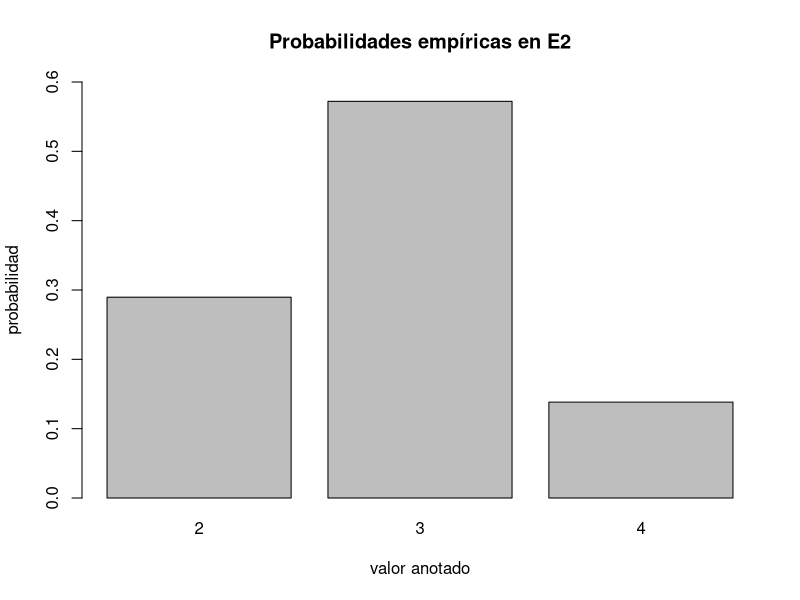
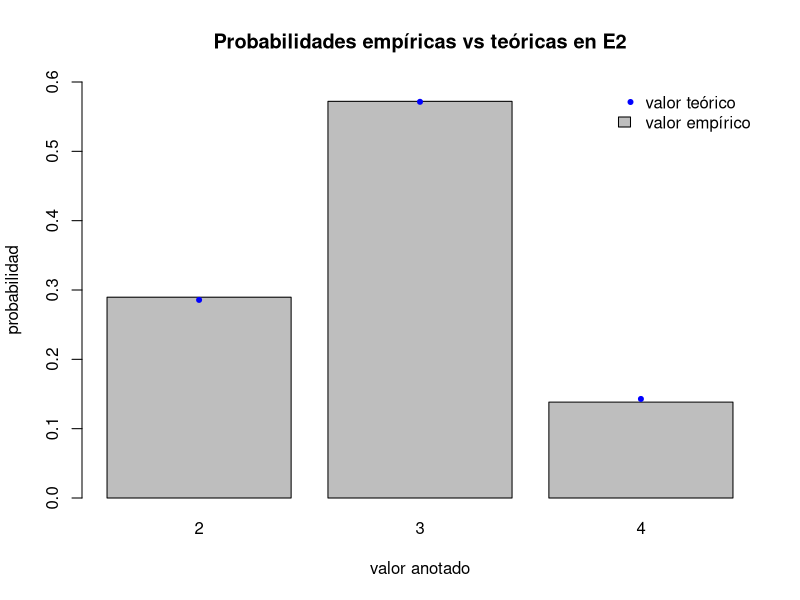
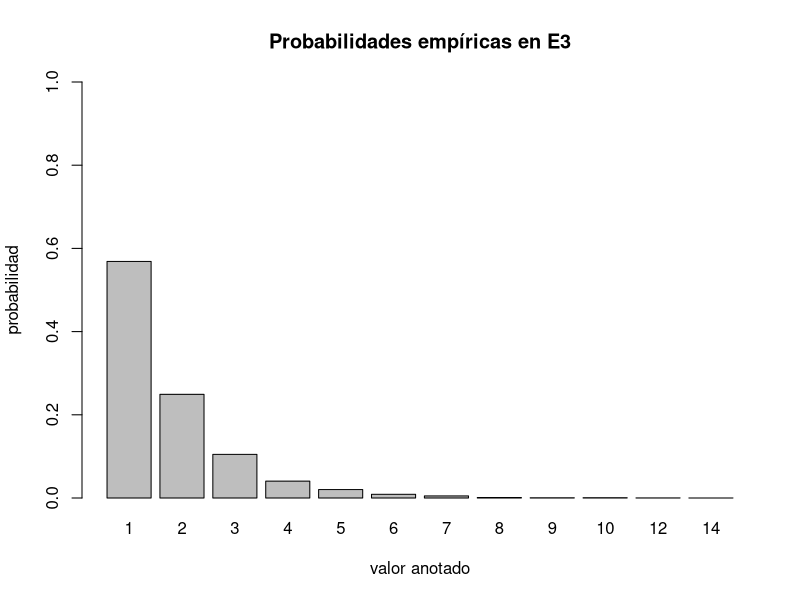

The R source for these figures, in order:
## ---- chunk 1
eE2 <- function() {
  BOLAS <- c(rep("Azul", 4), rep("Verde", 3))
  return(sum(sample(BOLAS, 5, replace = FALSE) == "Azul"))
}
## ---- chunk 2
X2 <- replicate(10000, eE2())
## ---- chunk 3
table(X2)
## ---- chunk 4
barplot(table(X2)/length(X2),
        ylim = c(0, 0.6),
        main = "Probabilidades empíricas en E2",
        xlab = "valor anotado",
        ylab = "probabilidad"
      )
## ---- chunk 5
.tE2 <- function(x) {
  bolas <- 5
  azules <- 4
  verdes <- 3
  n <- azules + verdes
  return (
    (choose(azules, x)*choose(verdes, bolas - x)) / choose(n, bolas)
  )
}

tE2 = Vectorize(.tE2)
## ---- chunk 6
BP <- barplot(table(X2)/length(X2),
        ylim = c(0, 0.6),
        main = "Probabilidades empíricas vs teóricas en E2",
        xlab = "valor anotado",
        ylab = "probabilidad"
      )

points(BP, tE2(2:4), col = "blue",pch = 20)
legend("topright", legend = c("valor teórico", "valor empírico"), col = c("blue", "gray"), fill = c(NA, "gray"), pch = c(20, NA), border = c(NA, "black"), bty = "n")
## ---- chunk 7
eE3 <- function() {
  BOLAS <- c(rep("Azul", 4), rep("Verde", 3))
  
  cont <- 0
  azules <- 0
  
  while (azules <= 0) {
    azules <- sum(sample(BOLAS, 1, replace = TRUE) == "Azul")
    cont <- cont + 1 # Vamos realizando el conteo de bolas extraidas
  }
  
  return(cont)
}
## ---- chunk 8
X3 <- replicate(10000, eE3())
## ---- chunk 9
table(X3)
## ---- chunk 10
barplot(table(X3)/length(X3),
        ylim = c(0, 1.0),
        main = "Probabilidades empíricas en E3",
        xlab = "valor anotado",
        ylab = "probabilidad"
      )
